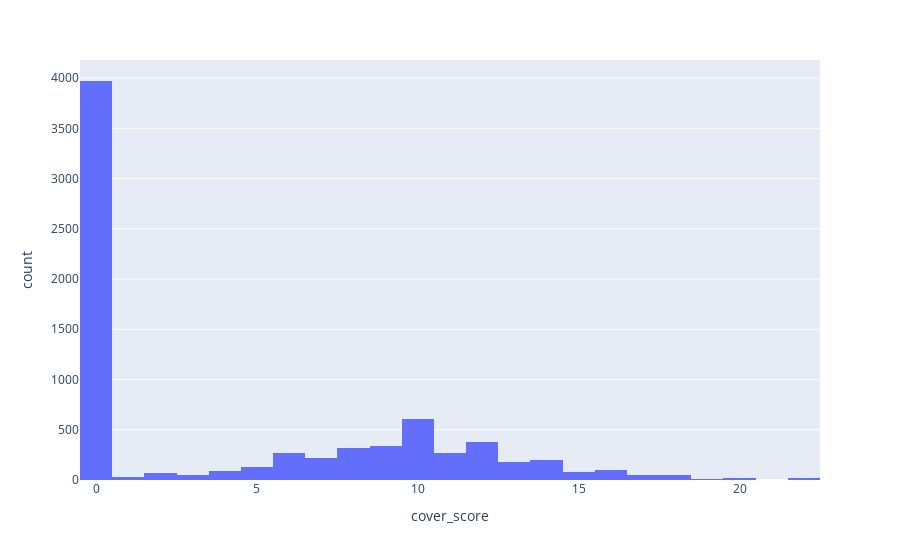

Source (notebook cell):
### Markdown cell above
#### Cover_score

### Code cell
import plotly.express as px
df = px.data.tips()
fig = px.histogram(data, x="cover_score")
fig.show()

### Figure 1 — Plotly figure (JSON) as saved in the notebook; plotly's stock layout.template omitted (floating-point values rounded to 4 significant figures; data arrays with more than 128 entries replaced by an {"elided": "..."} marker saying what was removed)
{"data": [{"alignmentgroup": "True", "bingroup": "x", "hovertemplate": "cover_score=%{x}<br>count=%{y}<extra></extra>", "legendgroup": "", "marker": {"color": "#636efa"}, "name": "", "offsetgroup": "", "orientation": "v", "showlegend": false, "type": "histogram", "x": {"elided": "7436 int values"}, "xaxis": "x", "yaxis": "y"}], "layout": {"barmode": "relative", "legend": {"tracegroupgap": 0}, "margin": {"t": 60}, "xaxis": {"anchor": "y", "domain": [0, 1], "title": {"text": "cover_score"}}, "yaxis": {"anchor": "x", "domain": [0, 1], "title": {"text": "count"}}}}
